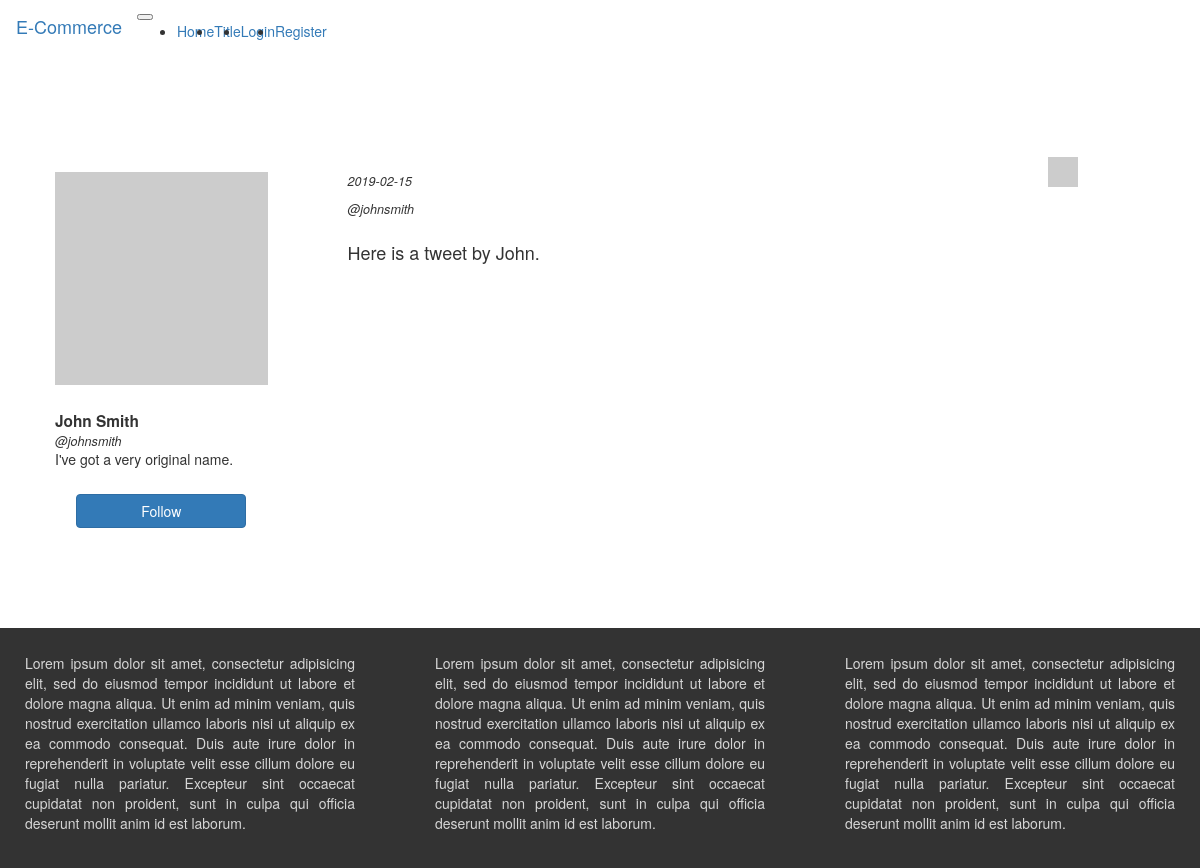
Screenshot of /posts/johnsmith with the database file from the repository.
### app/models.py (models this page shows, shortened)
class User(db.Model, UserMixin):
    id = db.Column(db.Integer, primary_key=True)
    first_name = db.Column(db.String(50))
    last_name = db.Column(db.String(50))
    age = db.Column(db.Integer)
    bio = db.Column(db.String(150))
    url = db.Column(db.String(150))
    username = db.Column(db.String(30), unique=True, index=True)
    email = db.Column(db.String(120), unique=True)
    password_hash = db.Column(db.String(256))
    posts = db.relationship('Post', backref=db.backref('user', lazy='joined'))

class Post(db.Model):
    post_id = db.Column(db.Integer, primary_key=True)
    user_id = db.Column(db.Integer, db.ForeignKey('user.id'))
    tweet = db.Column(db.String(140))
    date_posted = db.Column(db.DateTime, default=datetime.now().date())

### app/routes.py (the view)
@login_required
@app.route('/posts/<username>', methods=['GET', 'POST'])
def posts(username):
    form = PostForm()
    person = User.query.filter_by(username=username).first()
    if form.validate_on_submit():
        tweet = form.tweet.data
        post = Post(tweet=tweet, user_id=current_user.id)
        db.session.add(post)
        db.session.commit()
        return redirect(url_for('posts', username=username))
    return render_template('posts.html', person=person, title='Posts', form=form, username=username)

### app/templates/posts.html (shortened to what this page needs)
{% extends 'base.html' %}
{% import 'bootstrap/wtf.html' as wtf %}
{% block app_content %}
  <div class="container top-margin-lg">
    <div class="row">
      <div class="col-md-3">
        <div class="card">
          <div class="card-img-top">
            <img src="{{ person.url }}" alt="Profile Image" class="product-img">
          </div>
          <div class="card-title">{{ person.first_name }} {{ person.last_name }}</div>
          <div class="card-subtitle">@{{ person.username }}</div>
          <div class="card-text">
            <p>{{ person.bio }}</p>
          </div>
          <button class="btn btn-primary">Follow</button>
        </div>
      </div>
      <div class="col-md-8 offset-md-1">
        {% for post in person.posts %}
          <div class="row top-margin-sm">
            <div class="col-md-12">
              <div class="card">
                <img src="http://placehold.it/30x30" alt="Profile Image" class="prof_pic">
                <p class="card-subtitle">{{ post.date_posted.date() }}</p>
                <p class="card-subtitle">@{{ person.username }}</p>
                <h4>{{ post.tweet }}</h4>
              </div>
            </div>
          </div>
        {% endfor %}
      </div>
    </div>
  </div>
{% endblock %}

### app/static/css/main.css (style rules this page uses)
body { overflow-x: hidden; }
.top-margin-lg { margin-top: 50px; }
.top-margin-sm { margin-top: 25px; }
.card { padding: 25px; }
.product-img { display: block; margin: 25px auto; width: 100%; }
.card-title { font-weight: bold; font-size: 110%; }
.card-subtitle { font-style: italic; font-size: 90%; }
.card>button { display: block; margin: 25px auto; width: 80%; }
.prof_pic { width: 30px; height: 30px; margin-bottom: 10px; float: right; position: absolute; top: 10px; right: 10px; }
.card>h4 { padding-top: 15px; }

### rows the page displays
User: first_name "John", last_name "Smith", username "johnsmith", bio "I've got a very original name."
Post: date_posted "2019-02-15", tweet "Here is a tweet by John."
